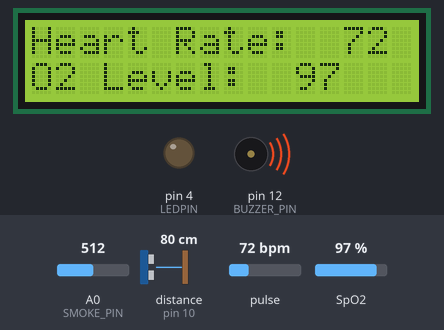
A sketch run on a simulated Arduino Uno, built with avr-gcc and run on an emulated ATmega328P. On the bench: 16×2 character LCD, output pins drawn as LEDs (lit = HIGH), buzzer (waves = sounding, pin HIGH). Wiring (inferred from the names in the program): ultrasonic range finder: trigger pin 9; echo pin 10. Inputs (shaded band) come from the test bench; at power-on: distance to the obstacle (sensor on pin 10) 80 cm, A0 (SMOKE_PIN) = 512, pulse 72 bpm, SpO2 97 %. The echo pulse lasts 58.3 µs per cm; pins used as bus, display or sensor lines are not drawn; what the sketch prints to the serial monitor is not drawn.

Above: at 3.6 s.
3.7 s: distance to the obstacle (sensor on pin 10) set to 2 cm
At 4.4 s:
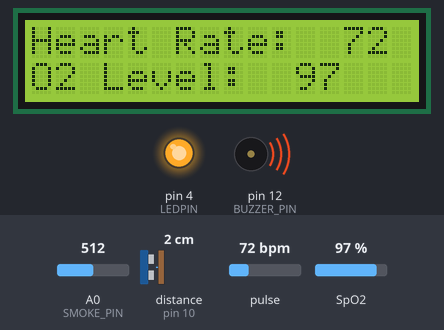
5.2 s: A0 (SMOKE_PIN) set to 217
9.7 s: A0 (SMOKE_PIN) set to 191
At 10.9 s:
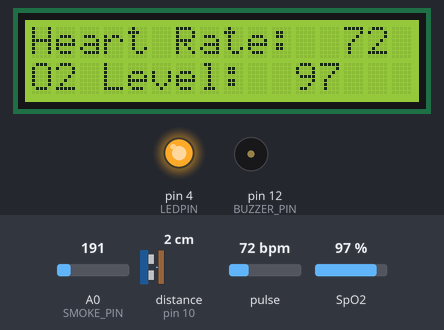
11.2 s: distance to the obstacle (sensor on pin 10) set to 18 cm
At 11.7 s:
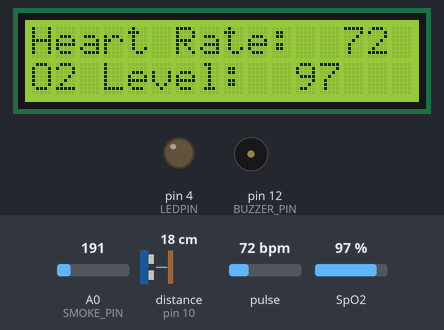
12.7 s: pulse set to 42 bpm
At 14.6 s:
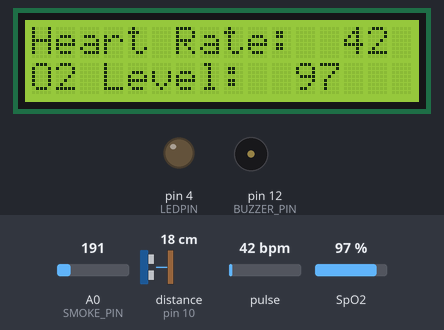
14.9 s: SpO2 set to 80 %
At 16.2 s:
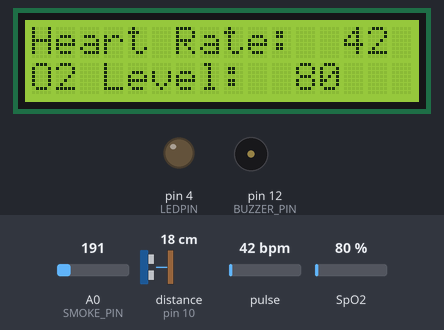
Timing chart, 0 to 17.9 s (numbered marks = the images above; inputs shaded):
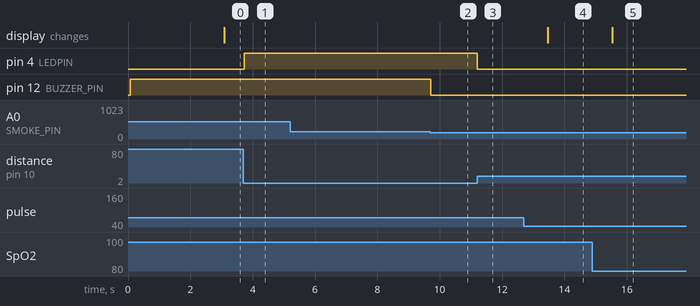

The sketch:

wirelessproject.ino
```cpp
#include "LiquidCrystal_I2C.h"
#include <Wire.h>
#include "MAX30100_PulseOximeter.h"
#include "string.h"
#include "stdio.h"
#define REPORTING_PERIOD_MS 1000
#define LCD_ADDR 0x27
#define LEDPIN 4
#define BUZZER_PIN 12
#define SMOKE_THRESH 200
#define DISTANCE_THRESH 10
#define SMOKE_PIN A0
#define TRIG_PIN 9
#define ECHO_PIN 10

PulseOximeter pox;
LiquidCrystal_I2C lcd(LCD_ADDR, 16, 2);

bool isSmoke = false;
bool isPerson = false;
double o2Level = -1;
double heartRate = -1;
char heartReadingString[10];
char o2ReadingString[10];
char line1[50];
char line2[50];
uint32_t tsLastReport = 0;
float duration, distance;
double smokeReading;

void setup() {
  pinMode(TRIG_PIN, OUTPUT);
  pinMode(ECHO_PIN, INPUT);
  pinMode(LEDPIN, OUTPUT);
  pinMode(BUZZER_PIN, OUTPUT);
  lcd.init();
  lcd.backlight();

  if (!pox.begin()) {
      Serial.println("FAILED");
      for(;;);
  } else {
      Serial.println("SUCCESS");
  }

    pox.setIRLedCurrent(MAX30100_LED_CURR_7_6MA);
    pox.setOnBeatDetectedCallback(onBeatDetected);
    Serial.begin(9600);

}


void loop() {
  isSmoke = smoke_present();
  isPerson = personPresent();

  if(isSmoke){
    digitalWrite(BUZZER_PIN, 1);
    Serial.println("Gas Leak Detected!");
  }else{
    digitalWrite(BUZZER_PIN, 0);
  }

  if(isPerson){
    digitalWrite(LEDPIN, 1);
  }else{
    digitalWrite(LEDPIN, 0);
  }

  pox.update();
  if (millis() - tsLastReport > REPORTING_PERIOD_MS) {
      o2Level = pox.getSpO2();
      heartRate = pox.getHeartRate();

      if(heartRate > 0 || o2Level > 0){
        if(heartRate < 30){
          Serial.println("Patient is in a critical condition");
        }
        dtostrf(heartRate, 3, 0, heartReadingString);
        dtostrf(o2Level, 3, 0, o2ReadingString);
        sprintf(line1, "Heart Rate: %s BPM", heartReadingString);
        sprintf(line2, "O2 Level: %s %", o2ReadingString);
        lcd.setCursor(0, 0);
        lcd.print(line1);
        lcd.setCursor(0, 1);
        lcd.print(line2);
      }
      tsLastReport = millis();

  }
}

bool smoke_present(){
  double reading = analogRead(SMOKE_PIN);
  // Serial.println(reading);
  if(reading > SMOKE_THRESH){
    return true;
  }
  return false;
}

bool personPresent(){
  digitalWrite(TRIG_PIN, LOW);
  delayMicroseconds(2);
  digitalWrite(TRIG_PIN, HIGH);
  delayMicroseconds(10);
  digitalWrite(TRIG_PIN, LOW);
  duration = pulseIn(ECHO_PIN, HIGH);
  distance = (duration*.0343)/2;

  if(distance < DISTANCE_THRESH){
    return true;
  }
  return false;

}

void onBeatDetected(){}
```

Measured:
- the behaviour switches between 201 and 200 on A0 (SMOKE_PIN) (found by bisection; images 1 and 2)
- after the input at 3.7 s, pin 4 (LEDPIN): LOW → HIGH at once
- after the input at 5.2 s, every drawn part: stays the same
- after the input at 9.7 s, pin 12 (BUZZER_PIN): HIGH → LOW at once
- after the input at 11.2 s, pin 4 (LEDPIN): HIGH → LOW at once
- after the input at 12.7 s, the display: changes after 0.77 s (image 4)
- after the input at 14.9 s, the display: changes after 0.64 s (image 5)
